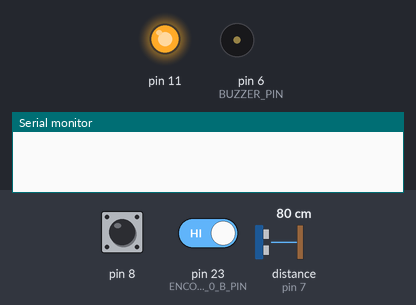
This sketch was run on a simulated Arduino Leonardo, built with avr-gcc and run on an emulated ATmega32U4. On the bench: output pins drawn as LEDs (lit = HIGH), buzzer (waves = sounding), the last lines printed to the serial monitor. Wiring (inferred from the names in the program): ultrasonic range finder: trigger pin 10; echo pin 7. The inputs (shaded band) are chosen by the test bench; at power-on: pin 8 HIGH, pin 23 (ENCODER_0_B_PIN) HIGH, distance to the obstacle (sensor on pin 7) 80 cm. Pins used as bus, display or sensor lines are not drawn.

Above: at 0.1 s.
At 2.1 s:
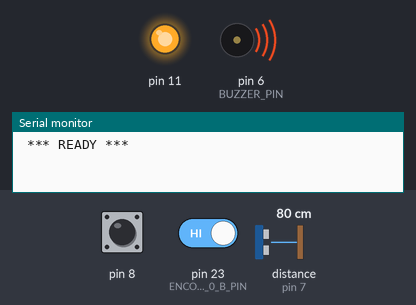
Timing chart, 0 to 3.6 s (numbered marks = the images above):
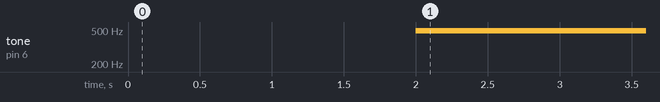

The sketch:

3Pi_CodeStub.ino
```cpp
/******************************************

	______      _           _   _
	| ___ \    | |         | | (_)
	| |_/ /___ | |__   ___ | |_ _  ___ ___
	|    // _ \| '_ \ / _ \| __| |/ __/ __|
	| |\ \ (_) | |_) | (_) | |_| | (__\__ \
	\_| \_\___/|_.__/ \___/ \__|_|\___|___/


	 _____      _
	/  ___|    (_)                       ___
	\ `--.  ___ _  ___ _ __   ___ ___   ( _ )
	 `--. \/ __| |/ _ \ '_ \ / __/ _ \  / _ \/\
	/\__/ / (__| |  __/ | | | (_|  __/ | (_>  <
	\____/ \___|_|\___|_| |_|\___\___|  \___/\/


	 _____           _
	/  ___|         | |
	\ `--. _   _ ___| |_ ___ _ __ ___  ___
	 `--. \ | | / __| __/ _ \ '_ ` _ \/ __|
	/\__/ / |_| \__ \ ||  __/ | | | | \__ \
	\____/ \__, |___/\__\___|_| |_| |_|___/
			__/ |
		   |___/


 SEMTM0042/43: University of Bristol.
 https://github.com/paulodowd/SEMTM0042_43
*******************************************/


// These #include commands essentially "copy and paste"
// the above .h files (tabs above) into your code here.

// Labsheet 1: Build a class to operate your motors.
#include "Motors.h"

// Labsheet 1: Tune PID to control wheel speed.
#include "PID.h"

// Labsheet 2: Build a class to read the line sensors.
#include "LineSensors.h"

// Labsheet 2: Operate the magnetometer to detect the
//             puck.  You will need to follow the steps
//             to install the software library.
//#include "Magnetometer.h" // Labsheet 2

// Labsheet 3: Calibrate and use kinematics to allow
//             your robot to turn and travel between
//             locations.
#include "Kinematics.h"

// Encoders.h does not need modifying.
#include "Encoders.h"     // For encoder counts


// If you want to use one of the Display modules for
// your robot, please read Supplementary Labsheet 4.
// You can only use one of the following.  Uncomment
// the correct one for your display module.  If you
// have not followed Supplementary Labsheet 4, these
// will cause a compile error in your code.

//#include "lcd.h"	// Use for the GREEN LCD display
// LCD_c display;	// Class instance of lcd display

//#include "oled.h"	// Use for the BLUE OLED display
// OLED_c display;	// Class instance of oled display


// Used for Labsheet 0. Defines which pin the buzzer
// is attached to. #define works like a
// find-and-replace through your code.
// See Labsheet 0.
#define BUZZER_PIN 6

// Instance of a class to operate motors.
// A class is like a template, and we name
// an "instance" to use.
// You can recognise a class type in the
// code by the convention of "_c"
// You will need to complete the class.
// See Labsheet 1.
Motors_c motors;

// Instance of a class to operate the line
// sensors to measure the surface reflectance.
// You will need to complete the class.
// See Labsheet 2.
LineSensors_c line_sensors;

// Instance of a class to operate the magnetometer.
// Completing the class is a later exercise in
// Labsheet 2, so you can leave this commented
// out.
// See Labsheet 2.
//Magnetometer_c magnetometer;

// Instance of a class to estimate the pose
// of the robot.  You will need to calibrate
// this, and potentially improve it.
// See Labsheet 3.
Kinematics_c pose;

// The setup() function runs only once when the
// robot is powered up (either by plugging in
// the USB cable, or activating the motor power.
// Use this function to do "once only" setup
// and configuration of your robot.
void setup() {

  // Setup up the buzzer as an output for
  // This is used in Labsheet 0
  pinMode( BUZZER_PIN, OUTPUT );

  // Setup motors.  This is calling a function
  // from within the Motors_c class. You can
  // review this inside Motors.h
  // Complete by working through Labsheet 1.
  motors.initialise();

  // Setup the line sensors.  This is calling a
  // function from within the LineSensors_c
  // class. You can review this inside
  // LineSensors.h.
  // Complete by working through Labsheet 2.
  line_sensors.initialiseForADC();

  // These two functions are in encoders.h and
  // they activate the encoder sensors to
  // measure the wheel rotation.  You do not
  // need to change or update these.
  // These are used in Labsheet 4.
  // Encoder counts are counted automatically.
  setupEncoder0();
  setupEncoder1();

  // Setup the pose (kinematics). This is calling
  // a function within the Kinematics_c class.
  // You can review this within Kinematics.h
  // This is used in Labsheet 4.
  pose.initialise(0, 0, 0);

  // Activates the Serial port, and the delay
  // is used to wait for the connection to be
  // established.
  Serial.begin(9600);
  delay(2000);
  Serial.println(" *** READY *** ");

  // If you are using an OLED or LCD display,
  // the following will set up a count down
  // timer to be displayed.
  // display.setMaxMinutes(4);
  // display.startStopwatch();

}


// put your main code here, to run repeatedly:
void loop() {

  // Used for Labsheet 0
  analogWrite( BUZZER_PIN, 120 ); // on
  delay(5);
  analogWrite( BUZZER_PIN, 0 ); // off
  delay(5);

  // The below is used for Labsheet 1.
  // using .setPWM() on `motors` means that we
  // are calling a function defined within
  // "motors".  "motors" is just the name we
  // have given to an instance (a copy) of the
  // class (i.e the class is like a template).
  //
  // Here we are sending to the "setPWM()" function
  // inside the Motors_c class instance "motors"
  // We pass setPWM the arguments (values) +25 and
  // 0.  This should cause your robot to rotate
  // around 1 wheel. You will need to review
  // Motors.h and fix the code to for other motor
  // control to work properly.
  // See Labsheet 1
  motors.setPWM( 25.0, 0.0 );


  // If you are using an OLED or LCD display,
  // the following will update the display with
  // the time remaining in seconds. You can also
  // check the return value to see if the time
  // has finished.
  //display.timeRemaining();


  // Do nothing for half a second
  delay(500);
}
```

Encoders.h
```cpp
/*
 *
 * This code has been completed for you and should not be changed.
 * This code will be discussed in Labsheet 3.
 *
 */

#ifndef _ENCODERS_H
#define _ENCODERS_H

#define ENCODER_0_A_PIN  7
#define ENCODER_0_B_PIN  23
#define ENCODER_1_A_PIN  26
//#define ENCODER_1_B_PIN Non-standard pin!


// Volatile Global variables used by Encoder ISR.
volatile long count_e0; // used by encoder to count the rotation
volatile byte state_e0; // used to determine quadrature state
volatile long count_e1;
volatile byte state_e1;


// This ISR handles just Encoder 1
// ISR to read the Encoder1 Channel A and B pins
// and then look up based on  transition what kind of
// rotation must have occured.
ISR( INT6_vect ) {
  // We know that the ISR is only called when a pin changes.
  // We also know only 1 pin can change at a time.
  // The XOR(AB) signal change from "Channel A" triggers ISR.

  // First, Read in the new state of the encoder pins.
  // Standard pins, so standard read functions.
  boolean e0_B = digitalRead( ENCODER_0_B_PIN ); // normal B state
  boolean e0_A = digitalRead( ENCODER_0_A_PIN ); // XOR(AB)

  // Software XOR (^) logically infers
  // the true value of A given the state of B
  e0_A = e0_A ^ e0_B;

  // Shift our (new) current readings into bit positions
  // 2 and 3 in the state variable (current state)
  // State: (bit3)  (bit2)  (bit1)   (bit0)
  // State:  new B   new A   old B   old A
  state_e0 = state_e0 | ( e0_B  << 3 );
  state_e0 = state_e0 | ( e0_A  << 2 );

  if ( state_e0 == 1 ) {
    count_e0--;
  } else if ( state_e0 == 2) {
    count_e0++;
  } else if ( state_e0 == 4) {
    count_e0++;
  } else if ( state_e0 == 7) {
    count_e0--;
  } else if ( state_e0 == 8) {
    count_e0--;
  } else if ( state_e0 == 11) {
    count_e0++;
  } else if ( state_e0 == 13) {
    count_e0++;
  } else if ( state_e0 == 14) {
    count_e0--;
  }

  // Shift the current readings (bits 3 and 2) down
  // into position 1 and 0 (to become prior readings)
  // This bumps bits 1 and 0 off to the right, "deleting"
  // them for the next ISR call.
  state_e0 = state_e0 >> 2;

}


// This ISR handles just Encoder 0
// ISR to read the Encoder0 Channel A and B pins
// and then look up based on  transition what kind of
// rotation must have occured.
ISR( PCINT0_vect ) {

  // First, Read in the new state of the encoder pins.

  // Mask for a specific pin from the port.
  // Non-standard pin, so we access the register
  // directly.
  // Reading just PINE would give us a number
  // composed of all 8 bits.  We want only bit 2.
  // B00000100 masks out all but bit 2
  // It is more portable to use the PINE2 keyword.
  boolean e1_B = PINE & (1 << PINE2);
  //boolean e1_B = PINE & B00000100;  // Does same as above.

  // Standard read from the other pin.
  boolean e1_A = digitalRead( ENCODER_1_A_PIN ); // 26 the same as A8


  e1_A = e1_A ^ e1_B;

  // Create a bitwise representation of our states
  // We do this by shifting the boolean value up by
  // the appropriate number of bits, as per our table
  // header:
  //
  // State :  (bit3)  (bit2)  (bit1)  (bit0)
  // State :  New A,  New B,  Old A,  Old B.
  state_e1 = state_e1 | ( e1_B  << 3 );
  state_e1 = state_e1 | ( e1_A  << 2 );


  // This is an inefficient way of determining
  // the direction.  However it illustrates well
  // against the lecture slides.
  if ( state_e1 == 1 ) {
    count_e1--;
  } else if ( state_e1 == 2) {
    count_e1++;
  } else if ( state_e1 == 4) {
    count_e1++;
  } else if ( state_e1 == 7) {
    count_e1--;
  } else if ( state_e1 == 8) {
    count_e1--;
  } else if ( state_e1 == 11) {
    count_e1++;
  } else if ( state_e1 == 13) {
    count_e1++;
  } else if ( state_e1 == 14) {
    count_e1--;
  }

  // Shift the current readings (bits 3 and 2) down
  // into position 1 and 0 (to become prior readings)
  // This bumps bits 1 and 0 off to the right, "deleting"
  // them for the next ISR call.
  state_e1 = state_e1 >> 2;
}


/*
   This setup routine enables interrupts for
   encoder1.  The interrupt is automatically
   triggered when one of the encoder pin changes.
   This is really convenient!  It means we don't
   have to check the encoder manually.
*/
void setupEncoder0()
{
  count_e0 = 0;

  // Setup pins for right encoder
  pinMode( ENCODER_0_A_PIN, INPUT );
  pinMode( ENCODER_0_B_PIN, INPUT );

  // initialise the recorded state of e0 encoder.
  state_e0 = 0;

  // Get initial state of encoder pins A + B
  boolean e0_A = digitalRead( ENCODER_0_A_PIN );
  boolean e0_B = digitalRead( ENCODER_0_B_PIN );
  e0_A = e0_A ^ e0_B;

  // Shift values into correct place in state.
  // Bits 1 and 0  are prior states.
  state_e0 = state_e0 | ( e0_B << 1 );
  state_e0 = state_e0 | ( e0_A << 0 );


  // Now to set up PE6 as an external interupt (INT6), which means it can
  // have its own dedicated ISR vector INT6_vector

  // Page 90, 11.1.3 External Interrupt Mask Register – EIMSK
  // Disable external interrupts for INT6 first
  // Set INT6 bit low, preserve other bits
  EIMSK = EIMSK & ~(1 << INT6);
  //EIMSK = EIMSK & B1011111; // Same as above.

  // Page 89, 11.1.2 External Interrupt Control Register B – EICRB
  // Used to set up INT6 interrupt
  EICRB |= ( 1 << ISC60 );  // using header file names, push 1 to bit ISC60
  //EICRB |= B00010000; // does same as above

  // Page 90, 11.1.4 External Interrupt Flag Register – EIFR
  // Setting a 1 in bit 6 (INTF6) clears the interrupt flag.
  EIFR |= ( 1 << INTF6 );
  //EIFR |= B01000000;  // same as above

  // Now that we have set INT6 interrupt up, we can enable
  // the interrupt to happen
  // Page 90, 11.1.3 External Interrupt Mask Register – EIMSK
  // Disable external interrupts for INT6 first
  // Set INT6 bit high, preserve other bits
  EIMSK |= ( 1 << INT6 );
  //EIMSK |= B01000000; // Same as above

}


void setupEncoder1(){

  count_e1 = 0;

  // Setting up left encoder:
  // The 3Pi board uses the pin PE2 (port E, pin 2) which is
  // very unconventional.  It doesn't have a standard
  // arduino alias (like d6, or a5, for example).
  // We set it up here with direct register access
  // Writing a 0 to a DDR sets as input
  // DDRE = Data Direction Register (Port)E
  // We want pin PE2, which means bit 2 (counting from 0)
  // PE Register bits [ 7  6  5  4  3  2  1  0 ]
  // Binary mask      [ 1  1  1  1  1  0  1  1 ]
  //
  // By performing an & here, the 0 sets low, all 1's preserve
  // any previous state.
  DDRE = DDRE & ~(1 << DDE6);
  //DDRE = DDRE & B11111011; // Same as above.

  // We need to enable the pull up resistor for the pin
  // To do this, once a pin is set to input (as above)
  // You write a 1 to the bit in the output register
  PORTE = PORTE | (1 << PORTE2 );
  //PORTE = PORTE | 0B00000100;

  // Encoder1 uses conventional pin 26
  pinMode( ENCODER_1_A_PIN, INPUT );
  digitalWrite( ENCODER_1_A_PIN, HIGH ); // Encoder 1 xor

  // initialise the recorded state of e1 encoder.
  state_e1 = 0;

  // Get initial state of encoder.
  boolean e1_B = PINE & (1 << PINE2);
  //boolean e1_B = PINE & B00000100;  // Does same as above.

  // Standard read from the other pin.
  boolean e1_A = digitalRead( ENCODER_1_A_PIN ); // 26 the same as A8

  // Some clever electronics combines the
  // signals and this XOR restores the
  // true value.
  e1_A = e1_A ^ e1_B;

  // Shift values into correct place in state.
  // Bits 1 and 0  are prior states.
  state_e1 = state_e1 | ( e1_B << 1 );
  state_e1 = state_e1 | ( e1_A << 0 );

  // Enable pin-change interrupt on A8 (PB4) for encoder0, and disable other
  // pin-change interrupts.
  // Note, this register will normally create an interrupt a change to any pins
  // on the port, but we use PCMSK0 to set it only for PCINT4 which is A8 (PB4)
  // When we set these registers, the compiler will now look for a routine called
  // ISR( PCINT0_vect ) when it detects a change on the pin.  PCINT0 seems like a
  // mismatch to PCINT4, however there is only the one vector servicing a change
  // to all PCINT0->7 pins.
  // See Manual 11.1.5 Pin Change Interrupt Control Register - PCICR

  // Page 91, 11.1.5, Pin Change Interrupt Control Register
  // Disable interrupt first
  PCICR = PCICR & ~( 1 << PCIE0 );
  // PCICR &= B11111110;  // Same as above

  // 11.1.7 Pin Change Mask Register 0 – PCMSK0
  PCMSK0 |= (1 << PCINT4);

  // Page 91, 11.1.6 Pin Change Interrupt Flag Register – PCIFR
  PCIFR |= (1 << PCIF0);  // Clear its interrupt flag by writing a 1.

  // Enable
  PCICR |= (1 << PCIE0);
}

#endif
```

Kinematics.h
```cpp
/***************************************
 ,        .       .           .     ,--,
 |        |       |           |       /
 |    ,-: |-. ,-. |-. ,-. ,-. |-     `.
 |    | | | | `-. | | |-' |-' |        )
 `--' `-` `-' `-' ' ' `-' `-' `-'   `-'
***************************************/

// this #ifndef stops this file
// from being included mored than
// once by the compiler.
#ifndef _KINEMATICS_H
#define _KINEMATICS_H

#include <math.h>

// These two commands mean that this header file
// will attempt to use some global variables of
// the same name found in another header file.
// From encoders.h
extern volatile long count_e0;
extern volatile long count_e1;

// Some global definitions concerning
// the robot dimensions.  You will need
// to calibrate these to get the best
// performance. (see Labsheet 4)
const float count_per_rev = 358.3;   // From documentation - correct.
const float wheel_radius  = 15.0;    // mm, could vary - calibrate.
const float wheel_sep     = 45.0;    // mm, from centre of robot to wheel centre
                                     //     - could vary, calibrate

// Take the circumference of the wheel and divide by the
// number of counts per revolution. This provides the mm
// travelled per encoder count.
const float mm_per_count  = ( 2.0 * wheel_radius * PI ) / count_per_rev;

// Class to track robot position.
class Kinematics_c {
  public:

    // Pose
    float x,y,theta;

    // To calculate the difference
    // in encoder counts for each
    // call to update()
    long last_e1;
    long last_e0;

    // Constructor, must exist.
    Kinematics_c() {

    }

    // Used to setup kinematics, and to set a start position
    void initialise( float start_x, float start_y, float start_th ) {
      last_e0 = count_e0; // Initisalise last count to current count
      last_e1 = count_e1; // Initisalise last count to current count
      x = start_x;
      y = start_y;
      theta = start_th;
    }

    // Here I have opted to use encoder counts rather than
    // wheel velocity.  Either way will work.
    // With velocity, the difference in time between updates
    // is required (distance = speed / time ).
    // If we use the velocity, it means we have to do
    // extra computation just to get back to distance, which
    // we had in the first place (as change of encoder counts)
    void update( ) {

        long delta_e1;  // change in counts
        long delta_e0;  // change in counts
        float mean_delta;

        float x_contribution;   // linear translation
        float th_contribution;  // rotation

        // How many counts since last update()?
        delta_e1 = count_e1 - last_e1;
        delta_e0 = count_e0 - last_e0;

        // Used last encoder values, so now update to
        // current for next iteration
        last_e1 = count_e1;
        last_e0 = count_e0;

        // Work out x contribution in local frame.
        mean_delta = (float)delta_e1;
        mean_delta += (float)delta_e0;
        mean_delta /= 2.0;

        x_contribution = mean_delta * mm_per_count;

        // Work out rotation in local frame
        th_contribution = (float)delta_e0;
        th_contribution -= (float)delta_e1;
        th_contribution *= mm_per_count;
        th_contribution /= (wheel_sep *2.0);


        // Update global frame by taking these
        // local contributions, projecting a point
        // and adding to global pose.
        x = x + x_contribution * cos( theta );
        y = y + x_contribution * sin( theta );
        theta = theta + th_contribution;

        // Done!
    } // End of update()

}; // End of Kinematics_c class defintion


#endif
```

Source omitted: LineSensors.h (3791 bytes), Motors.h (4375 bytes), PID.h (3595 bytes)

Measured:
- by itself, tone on pin 6 (BUZZER_PIN): silent → 490 Hz at 2.0 s
